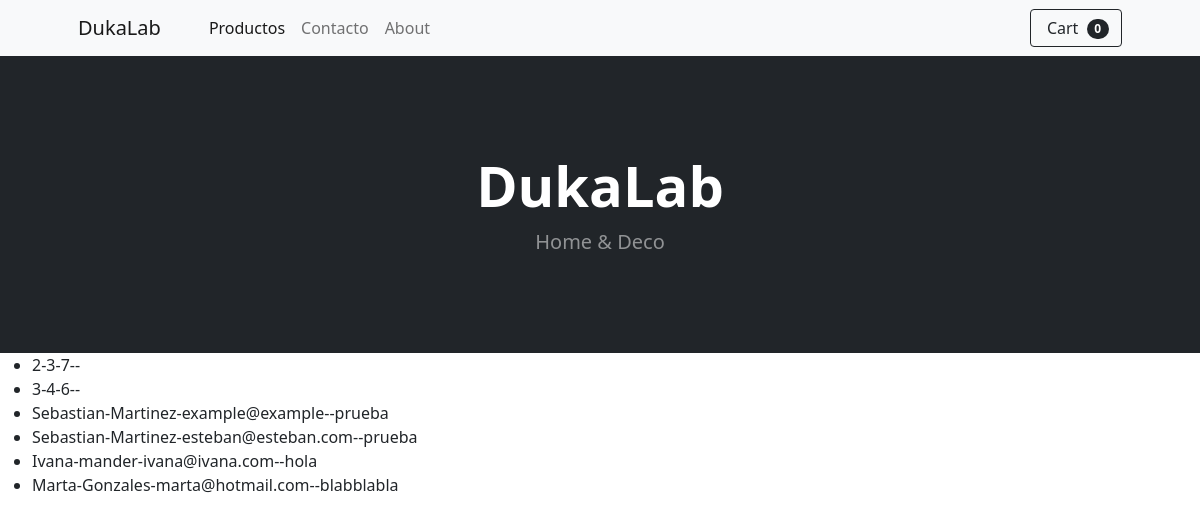
/contacto/resultados, run on an earlier commit of the app's database.
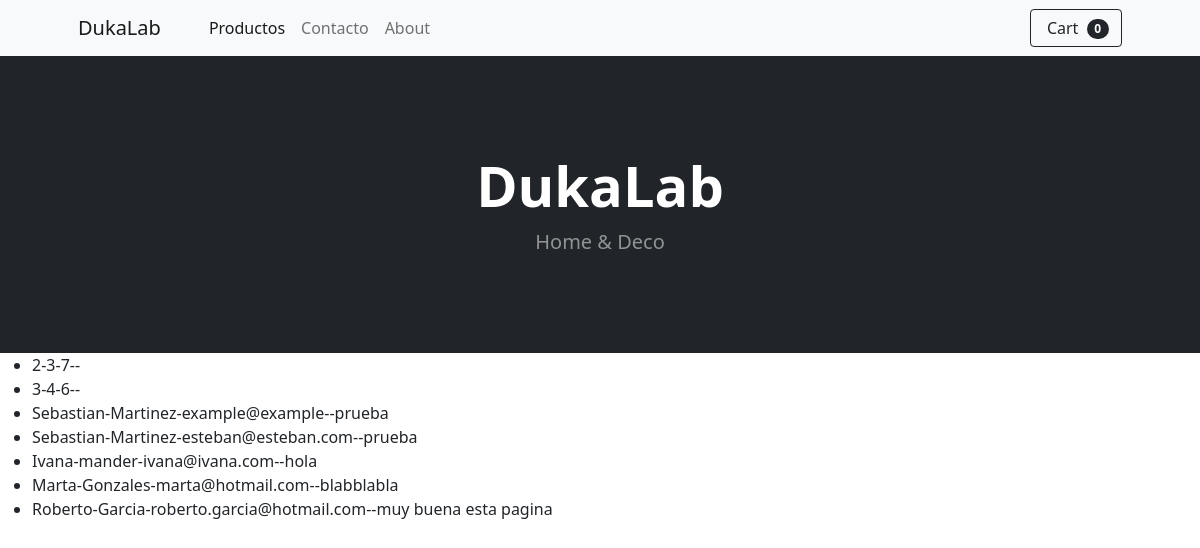
And on a later commit of the database.
### app/models.py (models this page shows)
class Contacto(models.Model):
    nombre=models.CharField(max_length=50)
    apellido=models.CharField(max_length=50)
    email=models.EmailField(max_length=50)
    mensaje=models.CharField(max_length=300)

### app/views.py (the view)
# urls.py: path("contacto/resultados", views.resultados_contacto, name="resultados_contacto"),
def resultados_contacto(request):
    contacto=Contacto.objects.all()
    return render(request, "app/resultados_contacto.html", {"contacto":contacto})

### app/templates/app/resultados_contacto.html
{% extends "app/padre.html" %}
{% block contenidoquecambia %}
<ul>
{%for data in contacto%}
<li>{{data.nombre}}-{{data.apellido}}-{{data.email}}--{{data.mensaje}}</li>
{%endfor%}
</ul>
{% endblock %}

### app/templates/app/padre.html (shortened to what this page needs)
<!DOCTYPE html>
<html lang="en">
    <head>
        {% load static %}
        <link rel="icon" type="image/x-icon" href="{% static "app/assets/favicon.ico" %} />
        <link href="https://cdn.jsdelivr.net/npm/bootstrap-icons@1.5.0/font/bootstrap-icons.css" rel="stylesheet" />
        <link href="{% static "app/css/styles.css" %}" rel="stylesheet" />
    </head>
    <body>
        <nav class="navbar navbar-expand-lg navbar-light bg-light">
            <div class="container px-4 px-lg-5">
                <a class="navbar-brand" href="{% url 'Inicio' %}">DukaLab</a>
                <div class="collapse navbar-collapse" id="navbarSupportedContent">
                    <ul class="navbar-nav me-auto mb-2 mb-lg-0 ms-lg-4">
                        <li class="nav-item"><a class="nav-link active" aria-current="page" href="{% url 'Producto' %}">Productos</a></li>
                        <li class="nav-item"><a class="nav-link" href="{% url 'Contacto_url' %}">Contacto</a></li>
                        <li class="nav-item"><a class="nav-link" href="{% url 'About' %}">About</a></li>
                            </ul>
                    <form class="d-flex">
                        <button class="btn btn-outline-dark" type="submit">
                            Cart
                            <span class="badge bg-dark text-white ms-1 rounded-pill">0</span>
                        </button>
                    </form>
                </div>
            </div>
        </nav>
        <header class="bg-dark py-5">
            <div class="container px-4 px-lg-5 my-5">
                <div class="text-center text-white">
                    <h1 class="display-4 fw-bolder">DukaLab</h1>
                    <p class="lead fw-normal text-white-50 mb-0">Home & Deco</p>
                </div>
            </div>
        </header>
        {% block contenidoquecambia %}
        {% endblock %}

What changed in the data, as far as the page shows it:
added Contacto: nombre "Roberto", apellido "Garcia", email "roberto.garcia@hotmail.com", mensaje "muy buena esta pagina"
